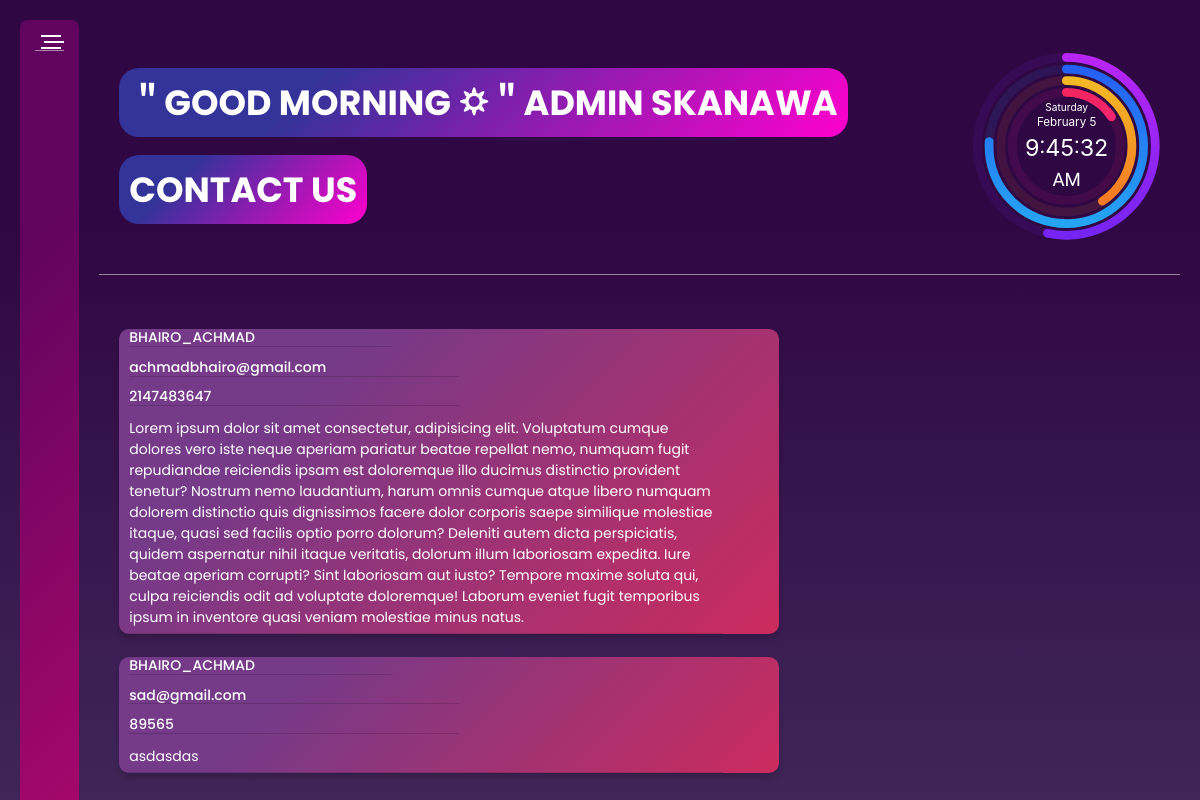
/contact.php (signed in), run on the app's committed database.
### tables this page shows
CREATE TABLE `contact` (
  `id` int(11) NOT NULL,
  `name` varchar(30) NOT NULL,
  `belakang` varchar(20) NOT NULL,
  `email` varchar(50) NOT NULL,
  `mobile` int(50) NOT NULL,
  `talk` varchar(1000) NOT NULL
);

### contact.php (the view, shortened to what this page needs)
<?php
include "conection.php";
?>
<!DOCTYPE html>
<html lang="en">
<head>
    <link href="https://cdn.jsdelivr.net/npm/bootstrap@5.1.3/dist/css/bootstrap.min.css" rel="stylesheet">
	<link rel="stylesheet" href="https://pro.fontawesome.com/releases/v5.10.0/css/all.css"/>
    <link rel="stylesheet" href="css/admin.css">
</head>
<body>
    <div class="admin-panel">
	<div class="menu">
		<div class="heading">
			<div class="menu-icon js-toggle-menu">
				<span></span>
				<span></span>
				<span></span>
			</div>
		</div>
	</div>
	<div class="content">
		<div class="header">
		<div>
			<p><span id="time"></span>ADMIN SKANAWA</p>
		<br><br>
		<p>CONTACT US </p></div>
			<div class="fixed">
               <tbody>
            <div id="clock" class="progress-clock">
                <button class="progress-clock__time-date" data-group="d" type="button">
                    <small data-unit="w">Sunday</small><br>
                    <span data-unit="mo">January</span>
                    <span data-unit="d">1</span>
                </button>
                <button class="progress-clock__time-digit" data-unit="h" data-group="h" type="button">12</button><span class="progress-clock__time-colon">:</span><button class="progress-clock__time-digit" data-unit="m" data-group="m" type="button">00</button><span class="progress-clock__time-colon">:</span><button class="progress-clock__time-digit" data-unit="s" data-group="s" type="button">00</button>
                <span class="progress-clock__time-ampm" data-unit="ap">AM</span>
            </div>
        </tbody>
</div>
		</div>
		<div class="body">
<br>
<?php
	$row = mysqli_query($conn, "SELECT * FROM contact ORDER BY id DESC;")
			?>
			<?php foreach ($row as $rows) : ?>
         <div class="komentar">
             <h2><?php echo $rows["name"]; ?><span>_<?php echo $rows["belakang"]; ?></span></h2>
             <h3><?php echo $rows["email"]; ?></h3>
			 <h3><?php echo $rows["mobile"]; ?></h3>
             <p><?php echo $rows["talk"]; ?></p>
         </div>
		 <?php endforeach; ?>
		</div>
	</div>
</div>
</body>
</html>

### css/admin.css (style rules this page uses)
* { box-sizing: border-box; transition: 0.25s all ease; }
body { height: 100vh; width: 100%; padding: 20px; margin: 0; background-color: #000000; background-image: linear-gradient(360deg, #41295a 0%, #2F0743 74%); font-family: 'Assistant', sans-serif; }
.admin-panel { display: flex; height: 95vh; }
.menu { border-radius: 7.5px; background-color: #BE93C5; background-image: linear-gradient(315deg, #AA076B 0%, #61045F 74%); min-height: calc(100vh - 40px); padding: 15px 15px 0; width: 75px; transition: width 0.25s; overflow: hidden; display: inline-block; font-family: 'Poppins', sans-serif; transition: 1s all ease; }
.menu .heading { padding: 0 0 15px; margin-bottom: 10px; position: relative; display: flex; align-items: center; justify-content: space-between; overflow: hidden; border-bottom: 1px solid rgba(255, 255, 255, 0.5); }
.menu .heading .menu-icon { position: absolute; right: 0; top: 0; cursor: pointer; height: 14px; width: 20px; }
.menu .heading .menu-icon span { transition: transform 0.25s, right 0.25s; }
.menu .heading .menu-icon span:first-child { transform-origin: top right; }
.menu .heading .menu-icon span:last-child { transform-origin: bottom right; }
.menu .heading .menu-icon span:first-child, .menu .heading .menu-icon span:last-child { position: relative; right: 3px; }
.menu .heading .menu-icon span { width: 100%; height: 2px; display: block; margin-bottom: 4px; background-color: white; }
.content { display: flex; flex-wrap: wrap; flex-grow: 1; margin-left: 20px; border-radius: 7.5px; overflow: hidden; }
.content .header { width: 100%; font-family: 'Franklin Gothic Medium', 'Arial Narrow', Arial, sans-serif; min-height: 50px; display: flex; flex-wrap: wrap; align-items: center; justify-content: space-between; border-bottom: 1px solid rgba(255, 255, 255, 0.5); padding: 10px 20px; }
.content .header p, .content .header a { margin: 5px 0; color: #fff; font-family: 'Poppins', sans-serif; font-weight: bold; }
.content .header p { margin-right: 10px; font-size: 1.5em; font-family: 'Poppins', sans-serif; background-image:linear-gradient(315deg, #ff00cc 0%, #333399 74%) ; border-radius: 20px; display: inline; padding: 10px; }
.content .body { padding: 20px; display: block; width: 100%; max-height: 60vh; overflow-y: scroll; }
* { border: 0; box-sizing: border-box; margin: 0; padding: 0; }
.fixed { background: #000; display: contents; }
:root { --hue: 223; --bg: hsl(var(--hue),10%,90%); --fg: hsl(var(--hue),10%,10%); font-size: calc(16px + (24 - 16) * (100vw - 320px) / (1280 - 320)); }
tbody, button { color: var(--fg); font: 1em/1.5 -apple-system, BlinkMacSystemFont, "Segoe UI", Roboto, Helvetica, Arial, sans-serif; }
.progress-clock { display: grid; justify-content: center; align-content: center; position: relative; text-align: center; width: 8em; height: 8em; color: #fff; font-family: 'Assistant', sans-serif; }
.progress-clock__time-date, .progress-clock__time-digit, .progress-clock__time-colon, .progress-clock__time-ampm { transition: color 0.2s linear; -webkit-user-select: none; -moz-user-select: none; user-select: none; }
.progress-clock__time-date, .progress-clock__time-digit { background: transparent; }
.progress-clock__time-date, .progress-clock__time-ampm { grid-column: 1 / 6; }
.progress-clock__time-date { font-size: 0.5em; line-height: 1.33; }
.progress-clock__time-digit, .progress-clock__time-colon { font-size: 1em; font-weight: 400; grid-row: 2; }
.progress-clock__time-colon { line-height: 1.275; }
.progress-clock__time-ampm { cursor: default; grid-row: 3; font-size: 0.8em; }
.progress-clock__rings { display: block; position: absolute; top: 0; left: 0; width: 100%; height: 100%; z-index: -1; }
[type=button]:not(:disabled), [type=reset]:not(:disabled), [type=submit]:not(:disabled), button:not(:disabled) { cursor: pointer; color: #fff; }
.komentar { background:#7A0BC0; background-image: linear-gradient(315deg, #cc2b5e 0%, #753a88 74% ); color: #fff; border-radius: 10px; box-shadow: 0 5px 5px rgba(0, 0, 0, 0.15); width: 660px; font-family: 'Poppins', sans-serif; }
.komentar h2 { margin-left: 10px; text-transform: uppercase; font-size: 0.6em; border-bottom: 1px solid rgba(0, 0, 0, 0.15); width: 40%; }
.komentar h3 { margin-left: 10px; font-size: 0.6em; border-bottom: 1px solid rgba(0, 0, 0, 0.15); width: 50%; }
.komentar p { width: 90%; font-size: 0.6em; border-bottom: 1px solid rgba(0, 0, 0, 0.15); margin-left: 10px; padding-bottom: 5px; }

### data on the page
contact: name "BHAIRO", belakang "ACHMAD", email "achmadbhairo@gmail.com", mobile "2147483647", talk "Lorem ipsum dolor sit amet consectetur, adipisicing elit. Voluptatum cumque dolores vero iste neque aperiam pariatur beatae repellat nemo, numquam fugit repudiandae reiciendis ipsam est doloremque illo ducimus distinctio provident tenetur? Nostrum nemo laudantium, harum omnis cumque atque libero numquam dolorem distinctio quis dignissimos facere dolor corporis saepe similique molestiae itaque, quasi sed facilis optio porro dolorum? Deleniti autem dicta perspiciatis, quidem aspernatur nihil itaque veritatis, dolorum illum laboriosam expedita. Iure beatae aperiam corrupti? Sint laboriosam aut iusto? Tempore maxime soluta qui, culpa reiciendis odit ad voluptate doloremque! Laborum eveniet…"
contact: name "BHAIRO", belakang "ACHMAD", email "sad@gmail.com", mobile "89565", talk "asdasdas"
